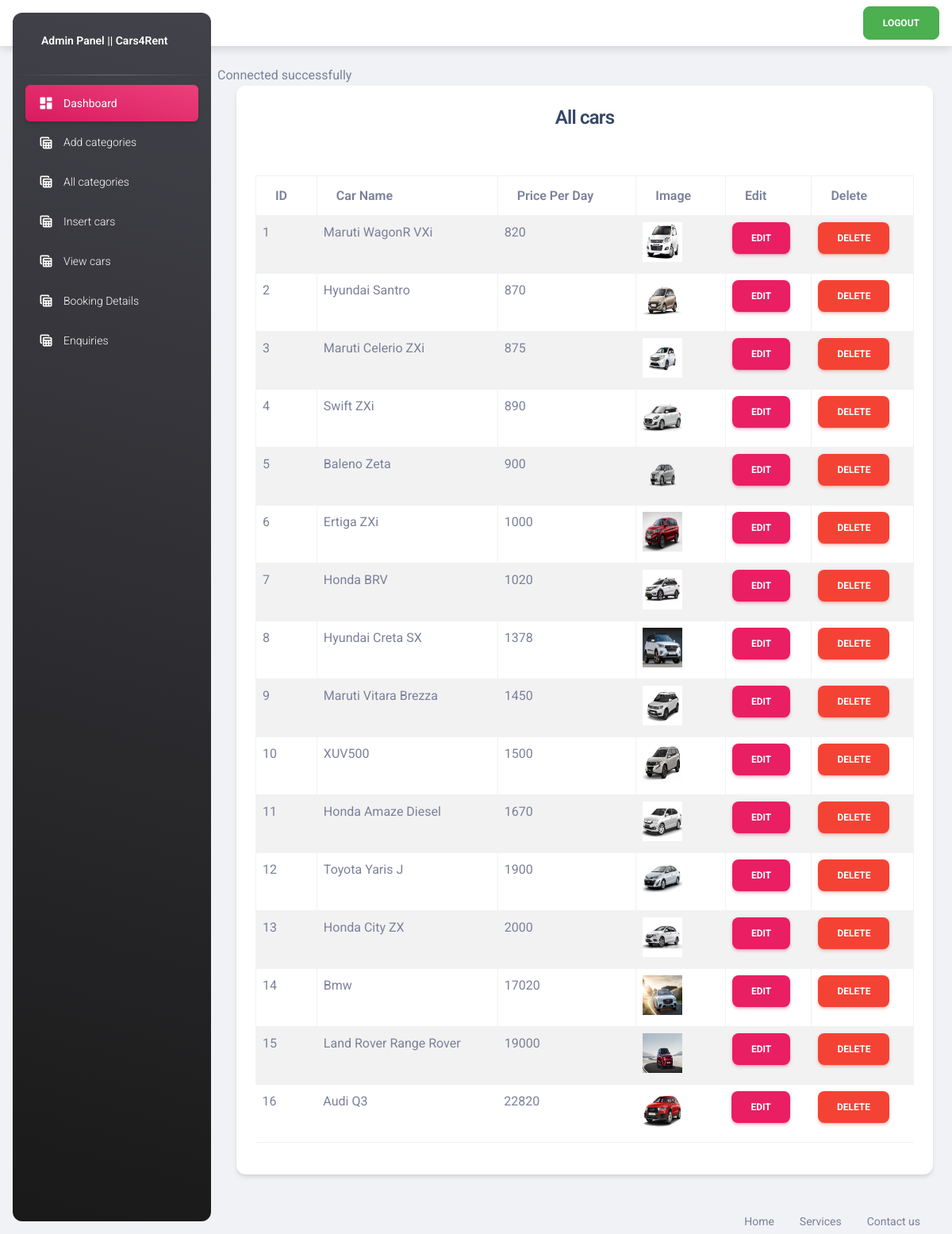
The app's page /admin/allcars.php with its own data.
### tables this page shows
CREATE TABLE `cars` (
  `Id` int(11) NOT NULL,
  `category_id` int(11) NOT NULL,
  `carname` varchar(255) NOT NULL,
  `fuel` varchar(255) NOT NULL,
  `modelyear` varchar(255) NOT NULL,
  `transmission` varchar(255) NOT NULL,
  `monthly` varchar(255) NOT NULL,
  `priceperday` varchar(255) NOT NULL,
  `image` varchar(255) NOT NULL
);

### admin/functions/myfunctions.php (called while the page is built, shortened)
<?php
 function getAll($table)
 {
 	global $con;
 	$query= " SELECT * FROM $table";
 	return $query_run = mysqli_query($con,$query);
 }
?>

### admin/allcars.php (the view, shortened to what this page needs)
<?php
include('includes/header.php');
include('config/dbcon.php');
include('functions/myfunctions.php');
?>
<div class="container">
	<div class="row">
		<div class="col-md-12">
		<div class="card">
			<div class="card-header text-center ">
				<h4>All cars</h4>
			</div>
			<div class="card-body">
				<table class="table table-bordered table-striped">
					<thead>
						<tr>
							<th>ID</th>
							<th>Car Name</th>
							<th>Price per Day</th>
							<th>Image</th>
							<th>Edit</th>
							<th>Delete</th>
						</tr>
					</thead>
					<tbody>
						<?php
						     $cars = getAll("cars");
						     if(mysqli_num_rows($cars)>0)
						     {
						     	foreach ($cars as $item)
						     	{
						     		?>
						     		 <tr>
						     		 	<td><?=$item['Id']; ?></td>
						     		 	<td><?=$item['carname']; ?></td>
						     		 	<td><?=$item['priceperday']; ?></td>
						     		 	<td>
						     		 		<img src="uploads/<?=$item['image']; ?>" width="50px" height="50px">
						     		 	</td>
						     		 	<td>
						     		 		<a href="editcar.php?id=<?=$item['Id']; ?>" class="btn btn-primary">Edit</a>
						     		 	</td>
						     		 	<td>
						     <form action="insertcode.php" method="POST" >
						    <button type="submit" class="btn btn-danger"  name="deletebtn" >Delete</button>
						     	</form>
						    </td>
						</tr>
					         <?php
						     	}
						     }
						     else
						     {
						     	echo "No records found";
						     }
						     ?>
					</tbody>
				</table>
			</div>
		</div>
	</div>
</div>
</div>
<?php include('includes/footer.php');?>

### records on screen
cars: Id "1", carname "Maruti WagonR VXi", priceperday "820", image (picture)
cars: Id "2", carname "Hyundai Santro", priceperday "870", image (picture)
cars: Id "3", carname "Maruti Celerio ZXi", priceperday "875", image (picture)
cars: Id "4", carname "Swift ZXi", priceperday "890", image (picture)
cars: Id "5", carname "Baleno Zeta", priceperday "900", image (picture)
cars: Id "6", carname "Ertiga ZXi", priceperday "1000", image (picture)
cars: Id "7", carname "Honda BRV", priceperday "1020", image (picture)
cars: Id "8", carname "Hyundai Creta SX", priceperday "1378", image (picture)
cars: Id "9", carname "Maruti Vitara Brezza", priceperday "1450", image (picture)
cars: Id "10", carname "XUV500", priceperday "1500", image (picture)
cars: Id "11", carname "Honda Amaze Diesel", priceperday "1670", image (picture)
cars: Id "12", carname "Toyota Yaris J", priceperday "1900", image (picture)
cars: Id "13", carname "Honda City ZX", priceperday "2000", image (picture)
cars: Id "14", carname "Bmw", priceperday "17020", image (picture)
cars: Id "15", carname "Land Rover Range Rover", priceperday "19000", image (picture)
cars: Id "16", carname "Audi Q3", priceperday "22820", image (picture)
